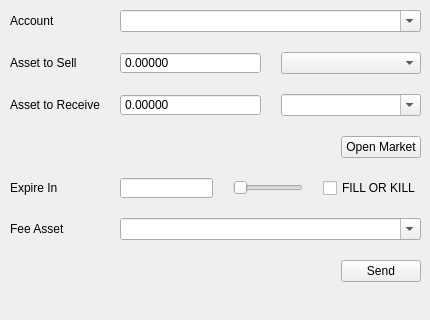
          <widget class="QWidget" name="pageSell">
           <widget class="QWidget" name="layoutWidget">
            <property name="geometry">
             <rect>
              <x>10</x>
              <y>10</y>
              <width>411</width>
              <height>301</height>
             </rect>
            </property>
            <layout class="QFormLayout" name="formLayout_3">
             <property name="sizeConstraint">
              <enum>QLayout::SetMaximumSize</enum>
             </property>
             <property name="fieldGrowthPolicy">
              <enum>QFormLayout::AllNonFixedFieldsGrow</enum>
             </property>
             <property name="horizontalSpacing">
              <number>20</number>
             </property>
             <property name="verticalSpacing">
              <number>20</number>
             </property>
             <item row="0" column="0">
              <widget class="QLabel" name="sellAccountLabel">
               <property name="text">
                <string>Account</string>
               </property>
              </widget>
             </item>
             <item row="0" column="1">
              <widget class="QComboBox" name="sellerBox">
               <property name="minimumSize">
                <size>
                 <width>0</width>
                 <height>20</height>
                </size>
               </property>
               <property name="editable">
                <bool>true</bool>
               </property>
              </widget>
             </item>
             <item row="1" column="0">
              <widget class="QLabel" name="label_17">
               <property name="text">
                <string>Asset to Sell</string>
               </property>
              </widget>
             </item>
             <item row="1" column="1">
              <layout class="QHBoxLayout" name="horizontalLayout_8">
               <property name="spacing">
                <number>20</number>
               </property>
               <item>
                <widget class="QDoubleSpinBox" name="sellAmountSpin">
                 <property name="sizePolicy">
                  <sizepolicy hsizetype="Preferred" vsizetype="Fixed">
                   <horstretch>0</horstretch>
                   <verstretch>0</verstretch>
                  </sizepolicy>
                 </property>
                 <property name="minimumSize">
                  <size>
                   <width>0</width>
                   <height>20</height>
                  </size>
                 </property>
                 <property name="locale">
                  <locale language="C" country="AnyCountry"/>
                 </property>
                 <property name="buttonSymbols">
                  <enum>QAbstractSpinBox::NoButtons</enum>
                 </property>
                 <property name="decimals">
                  <number>5</number>
                 </property>
                </widget>
               </item>
               <item>
                <widget class="QComboBox" name="sellAssetCombo">
                 <property name="minimumSize">
                  <size>
                   <width>0</width>
                   <height>20</height>
                  </size>
                 </property>
                 <property name="editable">
                  <bool>false</bool>
                 </property>
                </widget>
               </item>
              </layout>
             </item>
             <item row="2" column="0">
              <widget class="QLabel" name="label_9">
               <property name="text">
                <string>Asset to Receive</string>
               </property>
              </widget>
             </item>
             <item row="2" column="1">
              <layout class="QHBoxLayout" name="horizontalLayout_9">
               <property name="spacing">
                <number>20</number>
               </property>
               <item>
                <widget class="QDoubleSpinBox" name="buyAmountSpin">
                 <property name="sizePolicy">
                  <sizepolicy hsizetype="Preferred" vsizetype="Fixed">
                   <horstretch>0</horstretch>
                   <verstretch>0</verstretch>
                  </sizepolicy>
                 </property>
                 <property name="minimumSize">
                  <size>
                   <width>0</width>
                   <height>20</height>
                  </size>
                 </property>
                 <property name="baseSize">
                  <size>
                   <width>0</width>
                   <height>20</height>
                  </size>
                 </property>
                 <property name="locale">
                  <locale language="C" country="AnyCountry"/>
                 </property>
                 <property name="buttonSymbols">
                  <enum>QAbstractSpinBox::NoButtons</enum>
                 </property>
                 <property name="decimals">
                  <number>5</number>
                 </property>
                </widget>
               </item>
               <item>
                <widget class="QComboBox" name="buyAssetCombo">
                 <property name="minimumSize">
                  <size>
                   <width>0</width>
                   <height>20</height>
                  </size>
                 </property>
                 <property name="editable">
                  <bool>true</bool>
                 </property>
                </widget>
               </item>
              </layout>
             </item>
             <item row="3" column="1">
              <layout class="QHBoxLayout" name="horizontalLayout_4">
               <item>
                <spacer name="horizontalSpacer_2">
                 <property name="orientation">
                  <enum>Qt::Horizontal</enum>
                 </property>
                 <property name="sizeHint" stdset="0">
                  <size>
                   <width>40</width>
                   <height>20</height>
                  </size>
                 </property>
                </spacer>
               </item>
               <item>
                <widget class="QPushButton" name="sellOpenMarketButton">
                 <property name="minimumSize">
                  <size>
                   <width>0</width>
                   <height>20</height>
                  </size>
                 </property>
                 <property name="text">
                  <string>Open Market</string>
                 </property>
                </widget>
               </item>
              </layout>
             </item>
             <item row="4" column="0">
              <widget class="QLabel" name="sellexpireLabel">
               <property name="text">
                <string>Expire In</string>
               </property>
              </widget>
             </item>
             <item row="4" column="1">
              <layout class="QHBoxLayout" name="sellexpireGroup">
               <property name="spacing">
                <number>20</number>
               </property>
               <item>
                <widget class="QLineEdit" name="sellexpireEdit">
                 <property name="minimumSize">
                  <size>
                   <width>0</width>
                   <height>20</height>
                  </size>
                 </property>
                </widget>
               </item>
               <item>
                <widget class="QSlider" name="sellexpireSlider">
                 <property name="minimum">
                  <number>0</number>
                 </property>
                 <property name="maximum">
                  <number>100</number>
                 </property>
                 <property name="orientation">
                  <enum>Qt::Horizontal</enum>
                 </property>
                </widget>
               </item>
               <item>
                <widget class="QCheckBox" name="fokCheckbox">
                 <property name="toolTip">
                  <string>If checked, the order must be filled immediately or not at all</string>
                 </property>
                 <property name="text">
                  <string>FILL OR KILL</string>
                 </property>
                </widget>
               </item>
              </layout>
             </item>
             <item row="5" column="0">
              <widget class="QLabel" name="sellFeeLabel">
               <property name="text">
                <string>Fee Asset</string>
               </property>
              </widget>
             </item>
             <item row="5" column="1">
              <layout class="QHBoxLayout" name="horizontalLayout_10">
               <property name="spacing">
                <number>20</number>
               </property>
               <item>
                <widget class="QComboBox" name="sellFeeAsset">
                 <property name="minimumSize">
                  <size>
                   <width>0</width>
                   <height>20</height>
                  </size>
                 </property>
                 <property name="editable">
                  <bool>true</bool>
                 </property>
                </widget>
               </item>
              </layout>
             </item>
             <item row="6" column="1">
              <layout class="QHBoxLayout" name="horizontalLayout_6">
               <item>
                <spacer name="horizontalSpacer">
                 <property name="orientation">
                  <enum>Qt::Horizontal</enum>
                 </property>
                 <property name="sizeHint" stdset="0">
                  <size>
                   <width>40</width>
                   <height>20</height>
                  </size>
                 </property>
                </spacer>
               </item>
               <item>
                <widget class="QPushButton" name="sellButton">
                 <property name="text">
                  <string>Send</string>
                 </property>
                </widget>
               </item>
              </layout>
             </item>
            </layout>
           </widget>
          </widget>
